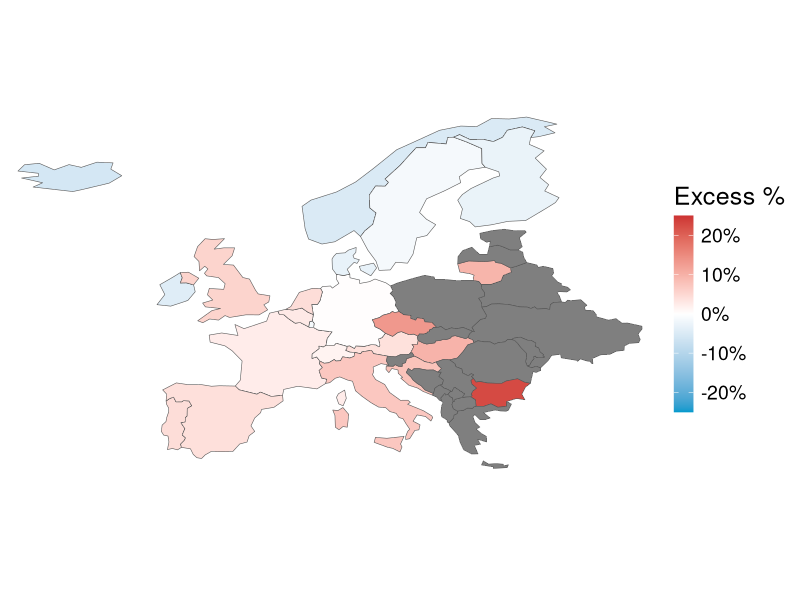

Reproduce this figure in R.
#code to produce Figure 1

setwd(dirname(rstudioapi::getActiveDocumentContext()$path)) #set directory to current


rm(list=ls()) # clear environment


#load necessary packages
library(rnaturalearth)
library(rnaturalearthdata)
library(scales)
library(readxl)
library(ggplot2)

excess_table <- read_excel("excess_table.xlsx")

#get world map
world <- ne_countries(scale = "small", returnclass = "sf") #for stylyzed map
#world <- ne_countries(scale = "medium", returnclass = "sf") #for realistic map

world <- as.data.frame(world)


#rename to match names in "world"

#for scale = small
excess_table$Country[29] <- "United Kingdom"
excess_table$Country[30] <- "United States of America"
excess_table$Country[7] <- "Czech Republic"


#for scale = medium
# excess_table$Country[27] <- "United Kingdom"
# excess_table$Country[28] <- "United States"
# excess_table$Country[7] <- "Czech Rep."
# excess_table$Country[23] <- "Korea"


#remove Hong Kong and Taiwan
excess_table <- excess_table[-12,]
#excess_table <- excess_table[-28,]


#add column for excess
world$excess <- rep( NA , length(world$sovereignt))

#match values
index <- match(excess_table$Country,world$name_en) # for scale = "small"
#index <- match(excess_table$Country,world$name) # for scale = "medium"

#include values
world$excess[index] <- excess_table$`%Excess`


europe <- world[world$continent=="Europe"&world$admin!="Russia",]



# Graphical visualization:
ggplot(data = europe, aes(geometry = geometry)) +
  geom_sf(aes(fill = excess)) +
  coord_sf(xlim = c(-25,41), ylim = c(33, 72), expand = F ) +
  scale_y_continuous(labels = scales::percent ) +
  theme_classic() +
  scale_fill_gradient2("Excess %", limits = c(-0.25, +0.25), labels = percent, high = "brown3", low = "deepskyblue3") +
  #ggtitle("Excess mortality in Europe, 2020-2021",) +
  #labs(caption = "Analysis and visualization: \n Giacomo De Nicola and Göran Kauermann \n Department of Statistics, LMU Munich") +
  theme(plot.title = element_text(hjust = 0.5,size = 20)) +
  theme(
          legend.key.height = unit(1, 'cm'), #change legend key height
          legend.key.width = unit(0.5, 'cm'), #change legend key width
          legend.title = element_text(size=18), #change legend title font size
          legend.text = element_text(size=14) #change legend text font size
  ) +
    #coord_fixed() +
  theme(axis.line=element_blank(),axis.text.x=element_blank(),
            axis.text.y=element_blank(),axis.ticks=element_blank(),
            axis.title.x=element_blank(),
            axis.title.y=element_blank()) 


ggsave("_map_stylyzed.pdf", width = 11, height = 6, units = "in") #save as pdf
